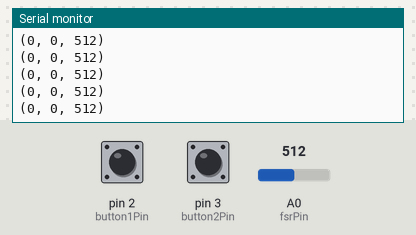
Bench run of a sketch on a simulated Arduino Uno, built with avr-gcc and run on an emulated ATmega328P. Parts: the last lines printed to the serial monitor. The inputs (shaded band) are chosen by the test bench; at power-on: A0 (fsrPin) = 512, pin 2 (button1Pin) LOW, pin 3 (button2Pin) LOW.

Above: at 1.2 s.
1.3 s: A0 (fsrPin) set to 716
At 1.33 s:
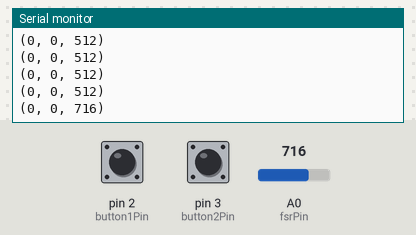
2.8 s: A0 (fsrPin) set to 1023
At 2.84 s:
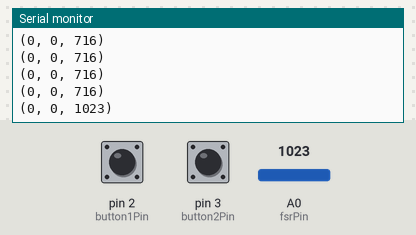
5.8 s: pin 2 (button1Pin) pulled HIGH for 0.15 s
At 5.82 s:
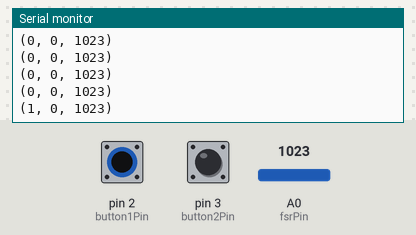
7.4 s: pin 3 (button2Pin) pulled HIGH for 0.15 s
At 7.44 s:
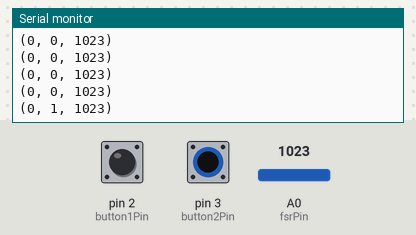
Timing chart, 0 to 10.4 s (numbered marks = the images above; inputs shaded):
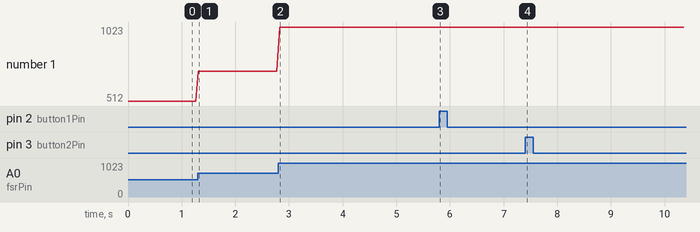

Measured:
- after the input at 1.3 s, the serial monitor: prints a new line at once (image 1)
- after the input at 2.8 s, the serial monitor: prints a new line at once (image 2)
- after the input at 5.8 s, the serial monitor: prints a new line at once (image 3)
- after the input at 7.4 s, the serial monitor: prints a new line at once (image 4)
- plotted number 1: 512 → 716 after the input at 1.3 s, 716 → 1023 after the input at 2.8 s

The sketch:

arduino.ino
```cpp
const int button1Pin = 2;
const int button2Pin = 3;
const int fsrPin     = A0;

void setup() {
  Serial.begin(9600);

  pinMode(button1Pin, INPUT);
  pinMode(button2Pin, INPUT);
}

void loop() {

  int A = digitalRead(button1Pin);
  int B = digitalRead(button2Pin);
  int C = analogRead(fsrPin);

  Serial.print("(");
  Serial.print(A);
  Serial.print(", ");
  Serial.print(B);
  Serial.print(", ");
  Serial.print(C);
  Serial.println(")");

  delay(50);
}
```
